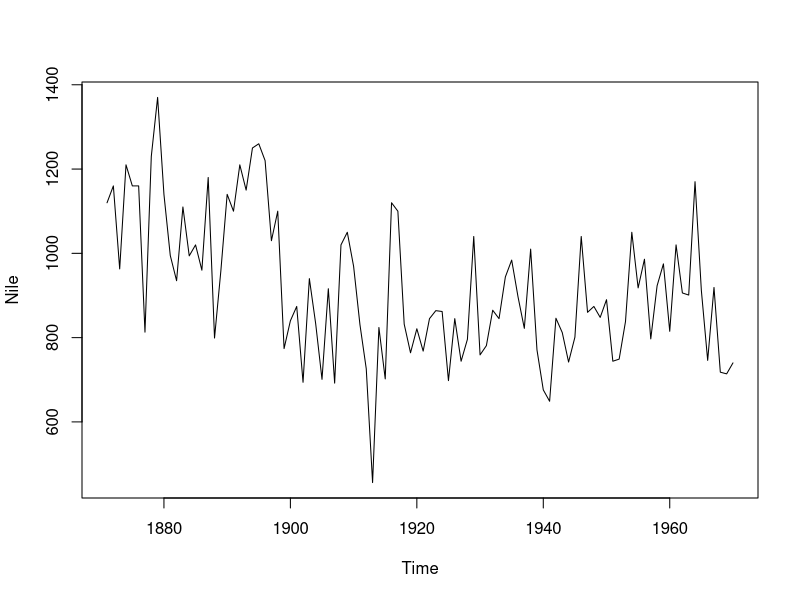
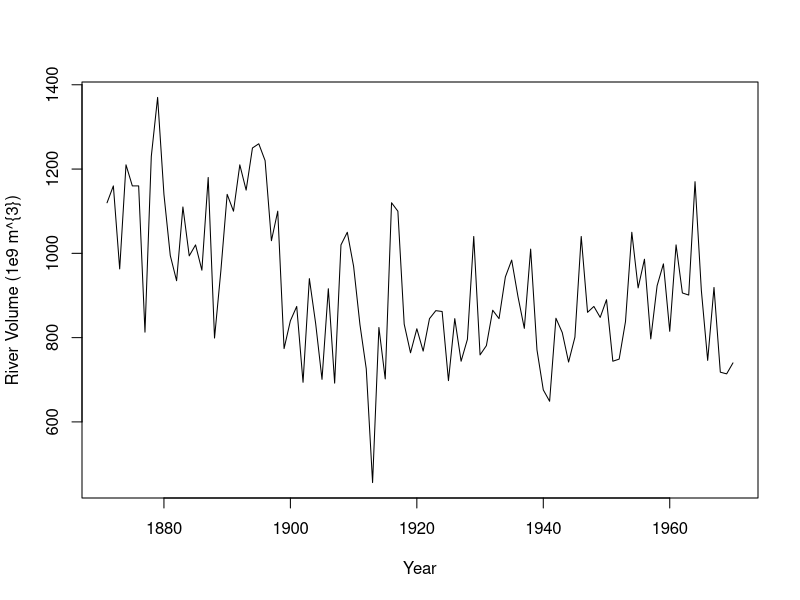
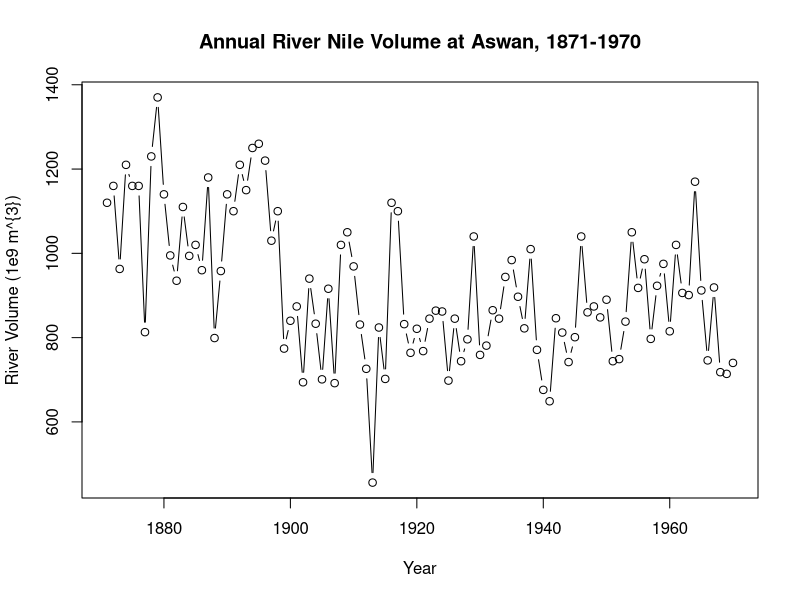
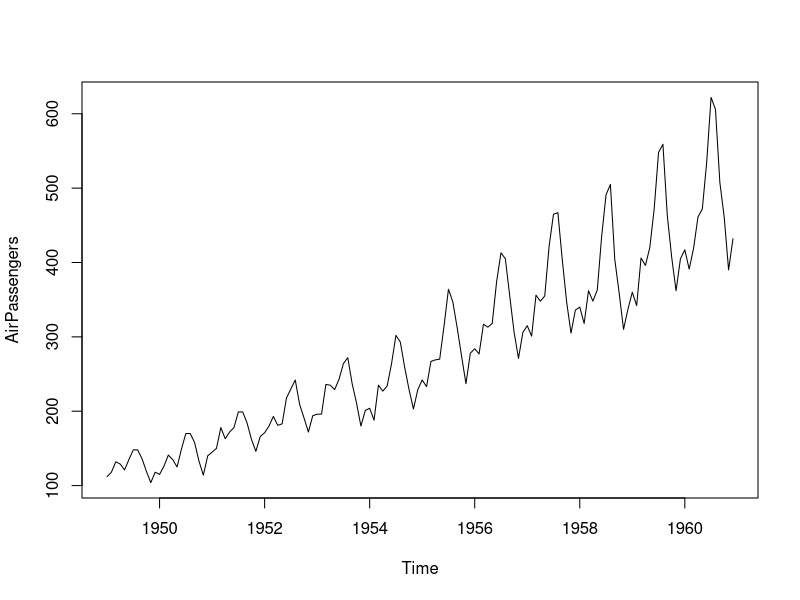

The R source for these figures, in order: (Note: this script raises an error after producing the figures.)
## ---- chunk 1
# Print the Nile dataset
print(Nile)

# List the number of observations in the Nile dataset
length(Nile)

# Display the first 10 elements of the Nile dataset
head(Nile, 10)

# Display the last 12 elements of the Nile dataset
tail(Nile, 12)

## ---- chunk 2
# Plot the Nile data
plot(Nile)

# Plot the Nile data with xlab and ylab arguments
plot(Nile, xlab = "Year", ylab = "River Volume (1e9 m^{3})")

# Plot the Nile data with xlab, ylab, main, and type arguments
plot(Nile, xlab = "Year", ylab = "River Volume (1e9 m^{3})", main = "Annual River Nile Volume at Aswan, 1871-1970", type ="b")

## ---- chunk 3
# Plot AirPassengers
plot(AirPassengers)

# View the start and end dates of AirPassengers
start(AirPassengers)
end(AirPassengers)



# Use time(), deltat(), frequency(), and cycle() with AirPassengers 
time(AirPassengers)
deltat(AirPassengers)
frequency(AirPassengers)
cycle(AirPassengers)



## ---- chunk 4
# Plot the continuous_series using continuous time indexing
par(mfrow=c(2,1))
plot(continuous_time_index,continuous_series, type = "b")

# Make a discrete time index using 1:20 
discrete_time_index <-seq(1:20)

# Now plot the continuous_series using discrete time indexing
plot(discrete_time_index,continuous_series, type = "b")

## ---- chunk 5
# Plot the AirPassengers data
plot(AirPassengers)

# Compute the mean of AirPassengers
mean(AirPassengers)

# Impute mean values to NA in AirPassengers
AirPassengers[85:96] <- mean(AirPassengers, na.rm = TRUE)

# Generate another plot of AirPassengers
plot(AirPassengers)

# Add the complete AirPassengers data to your plot
rm(AirPassengers)
points(AirPassengers, type = "l", col = 2, lty = 3)

## ---- chunk 6
# Use print() and plot() to view data_vector
print(data_vector)
plot(data_vector)

# Convert data_vector to a ts object with start = 2004 and frequency = 4
time_series <- ts(data_vector, start = 2004, frequency = 4)

# Use print() and plot() to view time_series
print(time_series)
plot(time_series)

## ---- chunk 7
# Check whether data_vector and time_series are ts objects
is.ts(data_vector)
is.ts(time_series)


# Check whether Nile is a ts object
is.ts(Nile)

# Check whether AirPassengers is a ts object
is.ts(AirPassengers)

## ---- chunk 8
data("EuStockMarkets")
eu_stocks <- EuStockMarkets
# Check whether eu_stocks is a ts object
is.ts(eu_stocks)

# View the start, end, and frequency of eu_stocks
start(eu_stocks)
end(eu_stocks)
frequency(eu_stocks)



# Generate a simple plot of eu_stocks
plot(eu_stocks)

# Use ts.plot with eu_stocks
ts.plot(eu_stocks, col = 1:4, xlab = "Year", ylab = "Index Value", main = "Major European Stock Indices, 1991-1998")

# Add a legend to your ts.plot
legend("topleft", colnames(eu_stocks), lty = 1, col = 1:4, bty = "n")

## ---- chunk 9
rapid_growth <- c(6.22644721334281, 6.10335382233382, 6.29634123585615, 6.24622955111167, 
6.22843195527522, 6.28229708775537, 6.20844741922452, 6.20972128804789, 
6.35827250415224, 6.28572984126078, 6.29387377889552, 6.16014735145226, 
6.31171477530532, 6.34460185650482, 6.25941927762177, 6.18867511691063, 
6.38790705099065, 6.38211034916024, 6.42322549478775, 6.4318422960411, 
6.40873477794284, 6.37508734151749, 6.31744522223519, 6.46788076206124, 
6.23382236782298, 6.40868419809582, 6.40283085141402, 6.41937842976356, 
6.30062859840956, 6.50848865168789, 6.53252585448752, 6.4225676888201, 
6.56693585306342, 6.54290112400289, 6.52492605202954, 6.49093634370728, 
6.46568125422392, 6.39947651373773, 6.50243362179406, 6.47845692668784, 
6.40703070676956, 6.54632451169874, 6.46396896781775, 6.75200389180284, 
6.50328328954751, 6.35174292371473, 6.67422454855503, 6.62219288746384, 
6.41476108293605, 6.43719203115034, 6.72539251138006, 6.46129116769531, 
6.60235483491626, 6.64936315848762, 6.53216909563942, 6.50393344502688, 
6.56939936271001, 6.82239761937805, 6.48632679303797, 6.55179037142821, 
6.52721681333954, 6.66151960536819, 6.57323912069037, 6.69491787322661, 
6.71025455545394, 6.4875098623154, 6.5976094065566, 6.65097574043069, 
6.46334569409202, 6.83756010365691, 6.52308725269382, 6.89596890707456, 
6.49963450012032, 6.70138073649028, 6.78378805946117, 6.82900956493073, 
6.87671045494522, 6.65586412994792, 6.78105582107621, 6.87869539045853, 
6.80567650980035, 6.9282886773914, 6.98021390044576, 6.78690965068204, 
6.79080811988766, 6.85687324422581, 6.77769160645684, 6.95059216963548, 
6.80362618929694, 6.98439998172557, 6.83937514670541, 6.82648372642902, 
6.76942049838646, 6.69844037789147, 6.91201386077297, 6.91589786378861, 
7.081279365728, 6.62269723643191, 6.85380081770285, 6.78729839010667, 
6.97997757673786, 7.00409281457646, 7.0301370200274, 6.88330838114885, 
6.85452432960534, 7.07142280689253, 7.11243105220367, 6.88448226209977, 
6.72947618664758, 7.1881141525679, 6.74800100349129, 7.09076506309115, 
7.15029262699804, 7.20731260322573, 7.00545657231082, 7.18905950184368, 
7.14576273692186, 6.96435196790078, 7.09347707755427, 6.98901289603892, 
7.15807071571375, 7.0861393036455, 6.96453837871522, 7.08007503607121, 
7.06184312320099, 6.970443266778, 7.26477812949222, 6.97621062749874, 
7.33910288239914, 7.29108186763736, 7.02794060038759, 7.16709321266713, 
7.3494070973242, 7.19511509230523, 7.18191405213385, 7.08107491410905, 
7.30144057114722, 7.12361532128538, 7.12106824351186, 7.29207052275869, 
7.19184016387511, 7.37117971137166, 7.22487208663911, 7.31558843331146, 
7.41453526842476, 7.44109377015137, 7.34630937946721, 7.39375688767601, 
7.5357548122989, 7.2230191007094, 7.27219792344658, 7.27754962755863, 
7.3651268103319, 7.42729707447298, 7.41553982321997, 7.17919122609255, 
7.18994543004138, 7.18773237814052, 7.34632391396533, 7.38162903767151, 
7.47790970913714, 7.31975684228401, 7.37281459204766, 7.39487334104795, 
7.34254155465234, 7.27206738741634, 7.42794795886081, 7.52332447049693, 
7.42260086748169, 7.51339668490706, 7.42193557510494, 7.48525411080987, 
7.41414498862142, 7.58580854844815, 7.62301240707291, 7.56480377155094, 
7.54523340699751, 7.30462202063205, 7.60781460317569, 7.4937562577587, 
7.58934505855497, 7.32446045453292, 7.4088965098932, 7.32862341178055, 
7.4363921995442, 7.39465343615595, 7.48845960812977, 7.35710160410629, 
7.5400883395603, 7.74888412502893, 7.5714673984741, 7.50674546593622, 
7.67545889501181, 7.72380440037869, 7.62667809326483, 7.63972455710096, 
7.605920282382, 7.67101631529587, 7.48172515305964, 7.60758361556912
)
# Log rapid_growth
linear_growth <- log(rapid_growth)
  
# Plot linear_growth using ts.plot()
 ts.plot(linear_growth)

## ---- chunk 10
z <- c(6.22644721334281, 6.10335382233382, 6.29634123585615, 6.24622955111167, 
6.22843195527522, 6.28229708775537, 6.20844741922452, 6.20972128804789, 
6.35827250415224, 6.28572984126078, 6.29387377889552, 6.16014735145226, 
6.31171477530532, 6.34460185650482, 6.25941927762177, 6.18867511691063, 
6.38790705099065, 6.38211034916024, 6.42322549478775, 6.4318422960411, 
6.40873477794284, 6.37508734151749, 6.31744522223519, 6.46788076206124, 
6.23382236782298, 6.40868419809582, 6.40283085141402, 6.41937842976356, 
6.30062859840956, 6.50848865168789, 6.53252585448752, 6.4225676888201, 
6.56693585306342, 6.54290112400289, 6.52492605202954, 6.49093634370728, 
6.46568125422392, 6.39947651373773, 6.50243362179406, 6.47845692668784, 
6.40703070676956, 6.54632451169874, 6.46396896781775, 6.75200389180284, 
6.50328328954751, 6.35174292371473, 6.67422454855503, 6.62219288746384, 
6.41476108293605, 6.43719203115034, 6.72539251138006, 6.46129116769531, 
6.60235483491626, 6.64936315848762, 6.53216909563942, 6.50393344502688, 
6.56939936271001, 6.82239761937805, 6.48632679303797, 6.55179037142821, 
6.52721681333954, 6.66151960536819, 6.57323912069037, 6.69491787322661, 
6.71025455545394, 6.4875098623154, 6.5976094065566, 6.65097574043069, 
6.46334569409202, 6.83756010365691, 6.52308725269382, 6.89596890707456, 
6.49963450012032, 6.70138073649028, 6.78378805946117, 6.82900956493073, 
6.87671045494522, 6.65586412994792, 6.78105582107621, 6.87869539045853, 
6.80567650980035, 6.9282886773914, 6.98021390044576, 6.78690965068204, 
6.79080811988766, 6.85687324422581, 6.77769160645684, 6.95059216963548, 
6.80362618929694, 6.98439998172557, 6.83937514670541, 6.82648372642902, 
6.76942049838646, 6.69844037789147, 6.91201386077297, 6.91589786378861, 
7.081279365728, 6.62269723643191, 6.85380081770285, 6.78729839010667, 
6.97997757673786, 7.00409281457646, 7.0301370200274, 6.88330838114885, 
6.85452432960534, 7.07142280689253, 7.11243105220367, 6.88448226209977, 
6.72947618664758, 7.1881141525679, 6.74800100349129, 7.09076506309115, 
7.15029262699804, 7.20731260322573, 7.00545657231082, 7.18905950184368, 
7.14576273692186, 6.96435196790078, 7.09347707755427, 6.98901289603892, 
7.15807071571375, 7.0861393036455, 6.96453837871522, 7.08007503607121, 
7.06184312320099, 6.970443266778, 7.26477812949222, 6.97621062749874, 
7.33910288239914, 7.29108186763736, 7.02794060038759, 7.16709321266713, 
7.3494070973242, 7.19511509230523, 7.18191405213385, 7.08107491410905, 
7.30144057114722, 7.12361532128538, 7.12106824351186, 7.29207052275869, 
7.19184016387511, 7.37117971137166, 7.22487208663911, 7.31558843331146, 
7.41453526842476, 7.44109377015137, 7.34630937946721, 7.39375688767601, 
7.5357548122989, 7.2230191007094, 7.27219792344658, 7.27754962755863, 
7.3651268103319, 7.42729707447298, 7.41553982321997, 7.17919122609255, 
7.18994543004138, 7.18773237814052, 7.34632391396533, 7.38162903767151, 
7.47790970913714, 7.31975684228401, 7.37281459204766, 7.39487334104795, 
7.34254155465234, 7.27206738741634, 7.42794795886081, 7.52332447049693, 
7.42260086748169, 7.51339668490706, 7.42193557510494, 7.48525411080987, 
7.41414498862142, 7.58580854844815, 7.62301240707291, 7.56480377155094, 
7.54523340699751, 7.30462202063205, 7.60781460317569, 7.4937562577587, 
7.58934505855497, 7.32446045453292, 7.4088965098932, 7.32862341178055, 
7.4363921995442, 7.39465343615595, 7.48845960812977, 7.35710160410629, 
7.5400883395603, 7.74888412502893, 7.5714673984741, 7.50674546593622, 
7.67545889501181, 7.72380440037869, 7.62667809326483, 7.63972455710096, 
7.605920282382, 7.67101631529587, 7.48172515305964, 7.60758361556912
)
# Generate the first difference of z
dz <- diff(z)
  
# Plot dz
ts.plot(dz)

# View the length of z and dz, respectively
length(z)
length(dz)


## ---- chunk 11
x <- 
c(-4.19803335973822, 9.56900905050747, 5.17514338906622, -9.69164636184119, 
-3.21529357476552, 10.8436693062559, 6.45215865708188, -10.8335590731441, 
-2.23535073514566, 10.119832962947, 6.57964573528545, -8.65656473226148, 
-2.51500138847406, 9.83743416797243, 7.38619432726046, -8.24350355631342, 
-4.26403257072438, 8.89886143008727, 8.54433581556254, -8.06691284107053, 
-4.02302530566536, 9.82267856454484, 7.77285238609707, -6.58777686807675, 
-3.45917112006633, 10.6138505016733, 7.37445047382904, -5.79871450522201, 
-1.20471055826558, 11.4292358845515, 7.57004694873634, -4.96838375977415, 
-2.00378659668805, 11.9413482982078, 9.40667210265289, -4.39658482425492, 
-1.55557889273259, 12.5998771289623, 8.50291637845889, -3.72896826710606, 
-2.82700000921691, 13.3759812867942, 8.12894114749321, -3.14924907770406, 
-2.79947272334396, 13.7105701226795, 6.75521688156725, -3.77974417787649, 
-3.76827394084617, 13.6253358560593, 6.53793056349892, -3.24909834265677, 
-5.02419102826334, 13.3553731337997, 6.93116080641335, -3.52735350362993, 
-5.19732896878058, 11.5797913233393, 7.16244857247412, -1.89460681643879, 
-5.77779700690048, 12.4826952884178, 6.20808841277938, -3.43403797043816, 
-7.08072100968159, 11.4136557746633, 6.74199013667799, -3.53237586423137, 
-8.39354230059932, 12.5072611286297, 6.47317547164243, -3.74524618197473, 
-9.42620870823793, 12.3808170457897, 8.04824272204917, -2.83152774381656, 
-7.30189285880787, 12.7658383061004, 8.22369850629786, -4.44813067987144, 
-6.96355759602497, 12.0340049862918, 7.57492470964176, -5.40221818593254, 
-6.56819814480662, 10.8964815061608, 7.27657057973042, -4.03787337902209, 
-6.72301328397502, 12.1808149692035, 8.28516213832065, -4.15934247966369, 
-6.36067044646075, 12.7530177649457, 8.66591165178255, -5.44053784032607, 
-4.87493170537183, 12.6001974041011, 8.16258920594197, -6.53957167229621
)
# Generate a diff of x with lag = 4. Save this to dx
dx <- diff(x, lag= 4)
  
# Plot dx
ts.plot(dx)

# View the length of x and dx, respectively 
length(x)
length(dx)


## ---- chunk 12
# Simulate a WN model with list(order = c(0, 0, 0))
white_noise <- arima.sim(model = list(order = c(0, 0, 0)), n = 100)

# Plot your white_noise data
ts.plot(white_noise)

# Simulate from the WN model with: mean = 100, sd = 10
white_noise_2 <- arima.sim(model = list(order = c(0, 0, 0)), n = 100, mean = 100, sd = 10)

# Plot your white_noise_2 data
ts.plot(white_noise_2)

## ---- chunk 13
y <- structure(c(109.761335203807, 98.3161015661823, 100.63294691568, 
88.7433987127593, 101.872377016961, 104.628357308022, 96.6446185677499, 
102.861935537741, 112.762472095071, 82.2321895604405, 88.9443425162465, 
94.603184959066, 105.611134283638, 113.827759889612, 104.823186799211, 
101.296287605209, 82.9845883499902, 88.9605839815819, 100.600456607996, 
91.035249256563, 100.1928594042, 95.3253727241077, 94.5864315510523, 
121.358295918349, 87.3787382991481, 96.8900652561591, 90.5130974518601, 
99.9084292221271, 102.569341770317, 104.961440623652, 104.734635474905, 
88.0046450549299, 100.779432761891, 121.647764133843, 85.7708319146464, 
79.1542817751461, 98.1884698770029, 99.9000575918412, 98.9108408854003, 
101.644224781541, 102.795262786231, 84.6511153287627, 96.478695879623, 
105.815471102771, 98.5186873070791, 105.24366218935, 109.612642086809, 
85.1420130618153, 82.8144174251857, 103.036291436483, 93.5696735465724, 
98.0892223944794, 81.2546061795588, 109.185538293753, 80.4318090604482, 
103.559532399435, 80.2226855501286, 84.9747654707037, 107.783629803383, 
92.612875815647, 99.8029344059519, 107.250849637866, 98.6637847611836, 
91.9227453154993, 98.3264180218282, 112.734017659718, 96.0281067924588, 
92.6490908853105, 83.0848439102975, 97.2219648542801, 106.613612756687, 
97.3694287042478, 108.784654442207, 104.918584253723, 84.4434297475219, 
85.6078609998276, 96.5152905606852, 94.1810528014953, 85.0285128829162, 
63.2662175136146, 87.2213673144322, 103.522954295167, 105.602155542432, 
103.260391527392, 101.115192549417, 108.456965675889, 97.676314341323, 
103.010808274931, 100.617555510141, 105.581077298303, 98.7272241180465, 
98.4399563595089, 90.7821910344929, 92.7459923258825, 102.937624393826, 
83.9530591640689, 110.159366234931, 104.175781699309, 99.2787550528578, 
103.251148823917), .Tsp = c(1, 100, 1), class = "ts")

# Fit the WN model to y using the arima command
arima(y, order = c(0,0,0))

# Calculate the sample mean and sample variance of y
mean(y)
var(y)


## ---- chunk 14
# Generate a RW model using arima.sim
random_walk <- arima.sim(model = list(order = c(0, 1, 0)), n = 100)

# Plot random_walk
ts.plot(random_walk)

# Calculate the first difference series
random_walk_diff <- diff(random_walk)

# Plot random_walk_diff
ts.plot(random_walk_diff)
  
## ---- chunk 15
# Generate a RW model with a drift uing arima.sim
rw_drift <- arima.sim(model = list(order = c(0,1,0)), n = 100, mean = 1)

# Plot rw_drift
ts.plot(rw_drift)


# Calculate the first difference series
rw_drift_diff <- diff(rw_drift)

# Plot rw_drift_diff
ts.plot(rw_drift_diff)

## ---- chunk 16
structure(c(0, 0.840799690805892, 0.637459389341622, 0.757921658699468, 
0.51187422142312, 0.113766891514572, 0.278972783338605, 0.277594629974007, 
0.603058933300874, 2.91209633642732, 3.18199136208394, 2.55157314365465, 
3.26756203062092, 4.99979931564387, 7.10915802250204, 8.01070864926096, 
8.23772461506037, 8.70157227268806, 9.05126103820082, 13.3200713895243, 
12.167575412894, 11.5324303105757, 12.2601004793325, 12.5767819422196, 
12.6632633175434, 12.7256680349732, 13.1994836806694, 12.8396495033226, 
13.5061940806857, 15.4816848106994, 16.177107725103, 16.8365295156745, 
16.6163362311588, 16.1808336886557, 16.9662659934889, 16.7270308469477, 
17.6561798270108, 20.8901636724502, 20.0567603436916, 22.4168556898516, 
23.1628256130545, 22.9168361903724, 21.9326982045095, 22.65474670326, 
23.6325743016245, 24.8637728096747, 25.5358779389007, 27.2225699268809, 
27.3721605280673, 29.0197579376152, 30.86984194858, 32.4859913444825, 
33.1883373188887, 33.7998279266371, 32.7718376006665, 33.3293449130956, 
36.0168049817462, 36.4458500836042, 38.2388466589622, 39.1157216648363, 
38.7992108420878, 39.2275167845668, 37.5690113188738, 40.0882062820111, 
40.5380768982454, 40.757863652738, 41.5757014101746, 41.1067983652453, 
41.1064560275605, 40.645532029424, 39.5554850868954, 40.4312197530977, 
41.9604182429803, 43.6866496098288, 45.2350442037095, 45.9024581686138, 
47.540457130699, 49.0971826208823, 48.9170239101692, 48.0796342742815, 
46.7765324003763, 47.9775098038997, 46.4334192966129, 45.9453639155814, 
47.0727461261722, 47.1890042341391, 51.2925270988872, 52.1247376806133, 
51.3796798321698, 52.127045835946, 51.2230171217941, 52.6301981357515, 
52.4262448587789, 51.3564738575462, 52.2017865810857, 53.3817249795485, 
55.0244437963563, 55.9303590282021, 55.5117187960721, 58.308031867784, 
58.1183345226755), .Tsp = c(0, 100, 1), class = "ts")
# Difference your random_walk data
rw_diff <- diff(random_walk)

# Plot rw_diff
ts.plot(rw_diff)

# Now fit the WN model to the differenced data
model_wn <- arima(rw_diff, order = c(0, 0, 0))

# Store the value of the estimated time trend (intercept)
int_wn <- model_wn$coef

# Plot the original random_walk data
ts.plot(random_walk)

# Use abline(0, ...) to add time trend to the figure
abline(0, int_wn)

## ---- chunk 17
# Use arima.sim() to generate WN data
white_noise <- arima.sim(model = list(order = c(0, 0, 0)), n = 100)

# Use cumsum() to convert your WN data to RW
random_walk <- cumsum(white_noise)
  
# Use arima.sim() to generate WN drift data
wn_drift <- arima.sim(model = list(order = c(0, 0, 0)), n = 100, mean = 0.4)
  
# Use cumsum() to convert your WN drift data to RW
rw_drift <- cumsum(wn_drift)

# Plot all four data objects
plot.ts(cbind(white_noise, random_walk, wn_drift, rw_drift))

